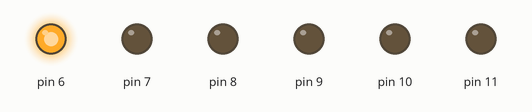
Recording of a sketch running on a simulated Arduino Uno, built with avr-gcc and run on an emulated ATmega328P. Shown: output pins drawn as LEDs (lit = HIGH).

Above: at 0.05 s.
At 0.65 s:
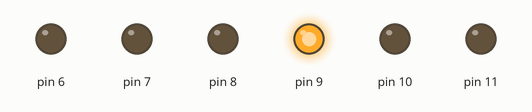
At 1.15 s:
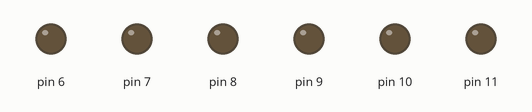
At 2.25 s:
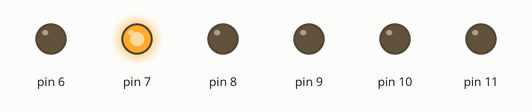
At 3.25 s:
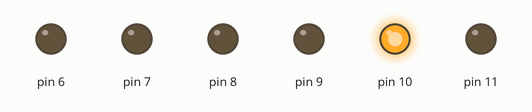
At 4.45 s:
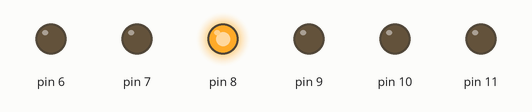
Timing chart, 0 to 4.8 s (numbered marks = the images above):
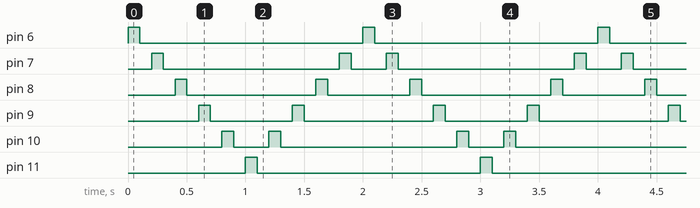

Measured:
- by itself, pin 6, pin 11: alternates HIGH for 0.10 s and LOW for 1.9 s
- by itself, pin 7: repeats every 2.0 s: LOW 1.5 s, HIGH 0.10 s, LOW 0.30 s, HIGH 0.10 s
- by itself, pin 8: repeats every 2.0 s: LOW 1.1 s, HIGH 0.10 s, LOW 0.70 s, HIGH 0.10 s
- by itself, pin 9: repeats every 2.0 s: LOW 0.70 s, HIGH 0.10 s, LOW 1.1 s, HIGH 0.10 s
- by itself, pin 10: repeats every 2.0 s: LOW 0.30 s, HIGH 0.10 s, LOW 1.5 s, HIGH 0.10 s

The sketch:

Led.ino
```cpp
  int tiempo=100;
void setup() {
pinMode(11,OUTPUT);
pinMode(10,OUTPUT);
pinMode(9,OUTPUT);
pinMode(8,OUTPUT);
pinMode(7,OUTPUT);
pinMode(6,OUTPUT);
}

void loop() {
for(int i=6;i<11;i++){
digitalWrite(i,HIGH);
delay(tiempo);
digitalWrite(i,LOW);
delay(tiempo);}
for(int i=11;i>6;i--){
digitalWrite(i,HIGH);
delay(tiempo);
digitalWrite(i,LOW);
delay(tiempo);}
}
```
